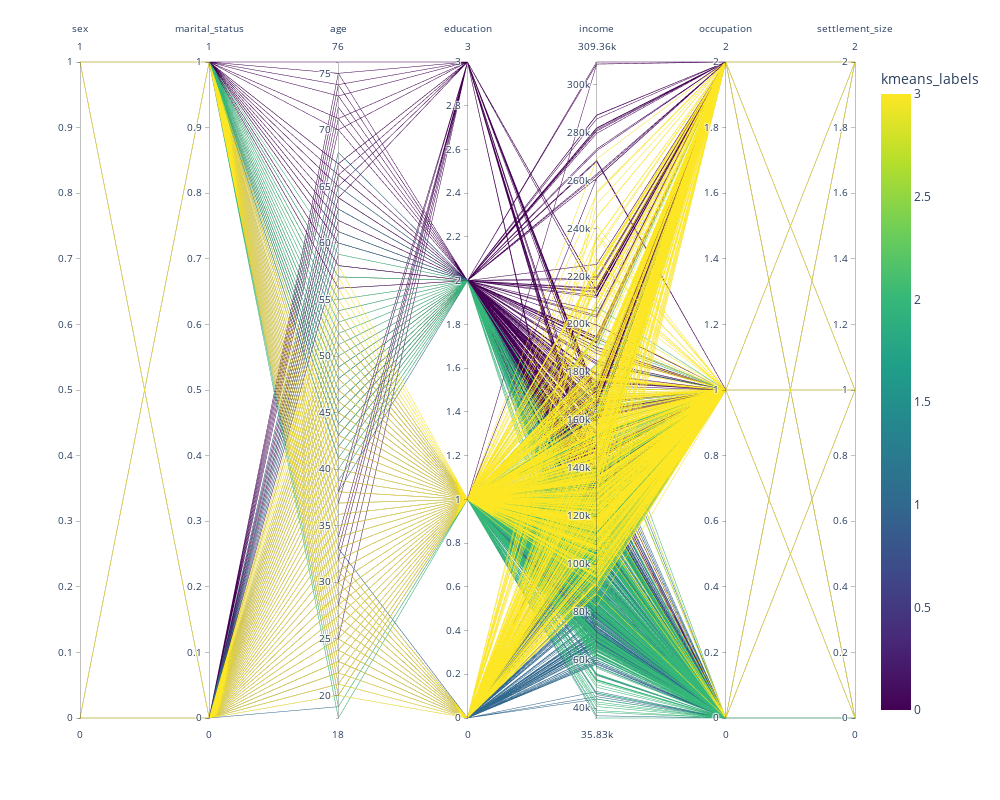

The notebook cell saved with this chart:
### Code cell
px.parallel_coordinates(df, color='kmeans_labels', width=1000, height=800)

### Figure 1 — Plotly figure (JSON) as saved in the notebook; plotly's stock layout.template omitted (floating-point values rounded to 4 significant figures; data arrays with more than 128 entries replaced by an {"elided": "..."} marker saying what was removed)
{"data": [{"dimensions": [{"label": "sex", "values": {"elided": "2000 int values"}}, {"label": "marital_status", "values": {"elided": "2000 int values"}}, {"label": "age", "values": {"elided": "2000 int values"}}, {"label": "education", "values": {"elided": "2000 int values"}}, {"label": "income", "values": {"elided": "2000 int values"}}, {"label": "occupation", "values": {"elided": "2000 int values"}}, {"label": "settlement_size", "values": {"elided": "2000 int values"}}], "domain": {"x": [0, 1], "y": [0, 1]}, "line": {"color": {"elided": "2000 int values"}, "coloraxis": "coloraxis"}, "name": "", "type": "parcoords"}], "layout": {"coloraxis": {"colorbar": {"title": {"text": "kmeans_labels"}}, "colorscale": [[0, "#440154"], [0.1111, "#482878"], [0.2222, "#3e4989"], [0.3333, "#31688e"], [0.4444, "#26828e"], [0.5556, "#1f9e89"], [0.6667, "#35b779"], [0.7778, "#6ece58"], [0.8889, "#b5de2b"], [1, "#fde725"]]}, "height": 800, "legend": {"tracegroupgap": 0}, "margin": {"t": 60}, "width": 1000}}
